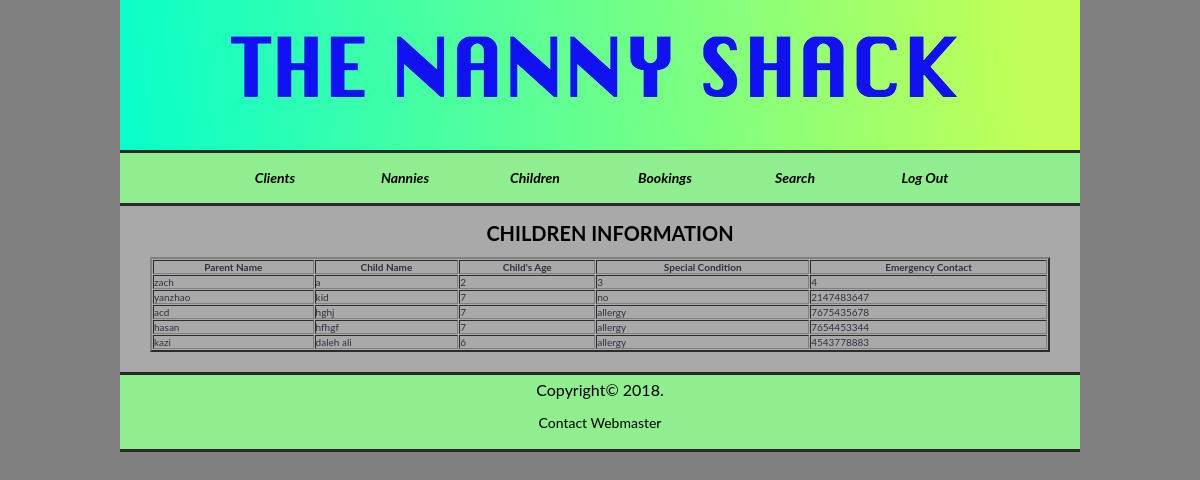
The app's page /TheNannyShack/childData.php with its own data.
### tables this page shows
CREATE TABLE `children` (
  `child-id` int(11) NOT NULL,
  `PID` int(11) NOT NULL,
  `ChildName` varchar(40) NOT NULL,
  `ChildAge` int(11) NOT NULL,
  `childcondition` varchar(30) DEFAULT NULL,
  `econtact` varchar(40) NOT NULL
);

CREATE TABLE `username` (
  `ID` int(9) NOT NULL,
  `userName` varchar(40) NOT NULL,
  `password` varchar(40) NOT NULL,
  `contact` varchar(40) NOT NULL
);

### TheNannyShack/childData.php (the view, shortened to what this page needs)
<?php
$con = mysqli_connect("localhost", "root");
mysqli_select_db($con,"nanny_shack");
$sql = "SELECT * FROM children";
$result = mysqli_query($con,$sql);
?>
<!doctype html>
<html>
<head>
<link href="css/reset.css" rel="stylesheet" type="text/css">
<link href="css/styleGuide.css" rel="stylesheet" type="text/css">
</head>
<body>
<div id="container">
<div id="banner"></div>
<div class="navBar-wrap">
  <div class ="navBar">
    <ul>
      <li> <a href="clients.php" >Clients</a> </li>
      <li> <a href="nannies.php" >Nannies</a>
      </li>
      <li> <a href="childData.php" >Children</a> </li>
		 <li> <a href="seebookings.php" >Bookings</a> </li>
     <li> <a href="#" >Search</a>
			</li>
			<li> <a href="logout.php" >Log Out</a>
			</li>
    </ul>
  </div>
</div>
<div id="content">
  <h1 class="headingBrown">CHILDREN INFORMATION</h1><br>
 <table width = "900" border = "2" cellpadding = "1" cellspacing = "1" id = "clients">
 <tr>
 <th>Parent Name</th>
  <th>Child Name</th>
    <th>Child's Age</th>
	 <th>Special Condition</th>
	  <th>Emergency Contact</th>
  </tr>
  <?php
  while($child = mysqli_fetch_assoc($result)){
  $pName = $child['PID'];
  $name = mysqli_query($con,"select * from username where ID = '$pName'");
  $parent = mysqli_fetch_assoc($name);
  echo  "<tr>";
   echo "<td>".$parent['userName']."</td>";
  echo "<td>".$child['ChildName']."</td>";
  echo "<td>".$child['ChildAge']."</td>";
  echo "<td>".$child['childcondition']."</td>";
   echo "<td>".$child['econtact']."</td>";
  echo  "</tr>";
  }
  ?>
  </table>
</div>
<div id="footer">
  <p> Copyright&copy; 2018. <br>
  <a href="mailto:kazia1@educbe.ab.ca" class="a">Contact Webmaster</a> </p></div>
  </div>
</body>
</html>

### TheNannyShack/css/styleGuide.css (style rules this page uses)
body { background-color: grey; overflow:none; }
#container { width: 960px; margin-left: auto; margin-right: auto; font-family: Arial, Helvetica, sans-serif; font-size: 10px; background-color: darkgrey; }
#banner { background-image:url("../images/banner.jpg"); width: 960px; height: 150px; }
.navBar-wrap { height: 50px; border-top-style: solid; //border-top-height: 6px; border-top-color: #292929; background: lightgreen; text-align: center; }
.navBar { text-align: center; padding-left: 90px; width: 960px; }
.navBar li { color:#000000; list-style: none; font-family: Segoe, "Segoe UI", "DejaVu Sans", "Trebuchet MS", Verdana, sans-serif; }
.navBar li a { transition: all linear 0.15s; }
.navBar > ul > li { float: left; display: inline-block; position: relative; font-size: 18px; color: #000000; }
.navBar > ul > li > a { width: 100px; line-height: 20px; text-align: center; color: #000000; font-style: Italic; }
#content { width: 920px; padding-left: 30px; padding-right: 10px; border-top-style: solid; border-top-color: #292929; padding-top: 15px; padding-bottom: 20px; }
p { font-family: Arial, Helvetica, sans-serif; font-size: 16px; color:#000000; }
.headingBrown { color: #000000; text-align: center; }
#footer { background: lightgreen; width: 960px; border-bottom-style: solid; border-bottom-color: #292929; border-top: 3px; border-top-style: solid; border-top-color: #292929; text-align: center; padding-top: 5px; padding-bottom: 3px; font-size: 10px; margin-left: auto; margin-right: auto; color: #000000; }
a:link { font-family: Arial, Helvetica, sans-serif; font-size: 14px; color: #000000; }
#footer a:link { font-family: Arial, Helvetica, sans-serif; font-size: 14px; color: #000000; }
ul { font-style:normal; }
li { font-style: normal; font-size: 16px; font-family: Arial, Helvetica, sans-serif; color: #FFFFFF; font-weight: bold; text-decoration: blink; }
.a:link { font-size: 14px; color: #FFF1D3; }
div a { text-decoration: none; color: white; font-size: 20px; padding: 15px; display:inline-block; }
ul { display: inline; margin: 0; padding: 0; }
ul li { display: inline-block; }
* { font-family: 'Lato', Arial, Helvetica, sans-serif !important; color:#2E313F; }
html { overflow:none; }

### records on screen
children: PID.userName "zach", ChildName "a", ChildAge "2", childcondition "3", econtact "4"
children: PID.userName "yanzhao", ChildName "kid", ChildAge "7", childcondition "no", econtact "2147483647"
children: PID.userName "acd", ChildName "hghj", ChildAge "7", childcondition "allergy", econtact "7675435678"
children: PID.userName "hasan", ChildName "hfhgf", ChildAge "7", childcondition "allergy", econtact "7654453344"
children: PID.userName "kazi", ChildName "daleh ali", ChildAge "6", childcondition "allergy", econtact "4543778883"
